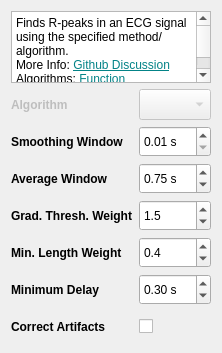
          <widget class="QWidget" name="page_peak_neurokit2">
           <layout class="QFormLayout" name="formLayout_6">
            <property name="rowWrapPolicy">
             <enum>QFormLayout::RowWrapPolicy::WrapLongRows</enum>
            </property>
            <item row="1" column="0">
             <widget class="QLabel" name="algorithmLabel">
              <property name="enabled">
               <bool>false</bool>
              </property>
              <property name="minimumSize">
               <size>
                <width>0</width>
                <height>31</height>
               </size>
              </property>
              <property name="font">
               <font>
                <bold>true</bold>
               </font>
              </property>
              <property name="text">
               <string>Algorithm</string>
              </property>
             </widget>
            </item>
            <item row="1" column="1">
             <widget class="QEnumComboBox" name="peak_neurokit2_algorithm_used">
              <property name="enabled">
               <bool>false</bool>
              </property>
              <property name="minimumSize">
               <size>
                <width>0</width>
                <height>31</height>
               </size>
              </property>
             </widget>
            </item>
            <item row="2" column="0">
             <widget class="QLabel" name="smoothingWindowLabel">
              <property name="minimumSize">
               <size>
                <width>0</width>
                <height>31</height>
               </size>
              </property>
              <property name="font">
               <font>
                <bold>true</bold>
               </font>
              </property>
              <property name="text">
               <string>Smoothing Window</string>
              </property>
             </widget>
            </item>
            <item row="2" column="1">
             <widget class="QDoubleSpinBox" name="peak_neurokit2_smoothwindow">
              <property name="minimumSize">
               <size>
                <width>0</width>
                <height>31</height>
               </size>
              </property>
              <property name="suffix">
               <string> s</string>
              </property>
              <property name="minimum">
               <double>0.010000000000000</double>
              </property>
              <property name="maximum">
               <double>10.000000000000000</double>
              </property>
              <property name="singleStep">
               <double>0.010000000000000</double>
              </property>
             </widget>
            </item>
            <item row="3" column="0">
             <widget class="QLabel" name="label_27">
              <property name="minimumSize">
               <size>
                <width>0</width>
                <height>31</height>
               </size>
              </property>
              <property name="font">
               <font>
                <bold>true</bold>
               </font>
              </property>
              <property name="text">
               <string>Average Window</string>
              </property>
             </widget>
            </item>
            <item row="3" column="1">
             <widget class="QDoubleSpinBox" name="peak_neurokit2_avgwindow">
              <property name="minimumSize">
               <size>
                <width>0</width>
                <height>31</height>
               </size>
              </property>
              <property name="suffix">
               <string> s</string>
              </property>
              <property name="decimals">
               <number>2</number>
              </property>
              <property name="minimum">
               <double>0.010000000000000</double>
              </property>
              <property name="maximum">
               <double>10.000000000000000</double>
              </property>
              <property name="singleStep">
               <double>0.010000000000000</double>
              </property>
              <property name="value">
               <double>0.750000000000000</double>
              </property>
             </widget>
            </item>
            <item row="4" column="0">
             <widget class="QLabel" name="label_28">
              <property name="minimumSize">
               <size>
                <width>0</width>
                <height>31</height>
               </size>
              </property>
              <property name="font">
               <font>
                <bold>true</bold>
               </font>
              </property>
              <property name="text">
               <string>Grad. Thresh. Weight</string>
              </property>
             </widget>
            </item>
            <item row="4" column="1">
             <widget class="QDoubleSpinBox" name="peak_neurokit2_gradthreshweight">
              <property name="minimumSize">
               <size>
                <width>0</width>
                <height>31</height>
               </size>
              </property>
              <property name="decimals">
               <number>1</number>
              </property>
              <property name="minimum">
               <double>0.100000000000000</double>
              </property>
              <property name="maximum">
               <double>10.000000000000000</double>
              </property>
              <property name="singleStep">
               <double>0.100000000000000</double>
              </property>
              <property name="value">
               <double>1.500000000000000</double>
              </property>
             </widget>
            </item>
            <item row="5" column="0">
             <widget class="QLabel" name="label_29">
              <property name="minimumSize">
               <size>
                <width>0</width>
                <height>31</height>
               </size>
              </property>
              <property name="font">
               <font>
                <bold>true</bold>
               </font>
              </property>
              <property name="text">
               <string>Min. Length Weight</string>
              </property>
             </widget>
            </item>
            <item row="5" column="1">
             <widget class="QDoubleSpinBox" name="peak_neurokit2_minlenweight">
              <property name="minimumSize">
               <size>
                <width>0</width>
                <height>31</height>
               </size>
              </property>
              <property name="decimals">
               <number>1</number>
              </property>
              <property name="minimum">
               <double>0.100000000000000</double>
              </property>
              <property name="maximum">
               <double>10.000000000000000</double>
              </property>
              <property name="singleStep">
               <double>0.100000000000000</double>
              </property>
              <property name="value">
               <double>0.400000000000000</double>
              </property>
             </widget>
            </item>
            <item row="6" column="0">
             <widget class="QLabel" name="label_30">
              <property name="minimumSize">
               <size>
                <width>0</width>
                <height>31</height>
               </size>
              </property>
              <property name="font">
               <font>
                <bold>true</bold>
               </font>
              </property>
              <property name="text">
               <string>Minimum Delay</string>
              </property>
             </widget>
            </item>
            <item row="6" column="1">
             <widget class="QDoubleSpinBox" name="peak_neurokit2_mindelay">
              <property name="minimumSize">
               <size>
                <width>0</width>
                <height>31</height>
               </size>
              </property>
              <property name="suffix">
               <string> s</string>
              </property>
              <property name="minimum">
               <double>0.010000000000000</double>
              </property>
              <property name="maximum">
               <double>10.000000000000000</double>
              </property>
              <property name="singleStep">
               <double>0.010000000000000</double>
              </property>
              <property name="value">
               <double>0.300000000000000</double>
              </property>
             </widget>
            </item>
            <item row="7" column="0">
             <widget class="QLabel" name="label_31">
              <property name="minimumSize">
               <size>
                <width>0</width>
                <height>31</height>
               </size>
              </property>
              <property name="font">
               <font>
                <bold>true</bold>
               </font>
              </property>
              <property name="text">
               <string>Correct Artifacts</string>
              </property>
             </widget>
            </item>
            <item row="7" column="1">
             <widget class="QCheckBox" name="peak_neurokit2_correct_artifacts">
              <property name="minimumSize">
               <size>
                <width>0</width>
                <height>31</height>
               </size>
              </property>
             </widget>
            </item>
            <item row="0" column="0" colspan="2">
             <widget class="QTextBrowser" name="peak_neurokit2_info">
              <property name="sizePolicy">
               <sizepolicy hsizetype="Expanding" vsizetype="Preferred">
                <horstretch>0</horstretch>
                <verstretch>0</verstretch>
               </sizepolicy>
              </property>
              <property name="sizeAdjustPolicy">
               <enum>QAbstractScrollArea::SizeAdjustPolicy::AdjustToContents</enum>
              </property>
              <property name="html">
               <string>&lt;!DOCTYPE HTML PUBLIC &quot;-//W3C//DTD HTML 4.0//EN&quot; &quot;http://www.w3.org/TR/REC-html40/strict.dtd&quot;&gt;
&lt;html&gt;&lt;head&gt;&lt;meta name=&quot;qrichtext&quot; content=&quot;1&quot; /&gt;&lt;meta charset=&quot;utf-8&quot; /&gt;&lt;style type=&quot;text/css&quot;&gt;
p, li { white-space: pre-wrap; }
hr { height: 1px; border-width: 0; }
li.unchecked::marker { content: &quot;\2610&quot;; }
li.checked::marker { content: &quot;\2612&quot;; }
&lt;/style&gt;&lt;/head&gt;&lt;body style=&quot; font-family:'Segoe UI'; font-size:9pt; font-weight:400; font-style:normal;&quot;&gt;
&lt;p style=&quot; margin-top:0px; margin-bottom:0px; margin-left:0px; margin-right:0px; -qt-block-indent:0; text-indent:0px;&quot;&gt;Finds R-peaks in an ECG signal using the specified method/algorithm.&lt;/p&gt;
&lt;p style=&quot; margin-top:0px; margin-bottom:0px; margin-left:0px; margin-right:0px; -qt-block-indent:0; text-indent:0px;&quot;&gt;More Info: &lt;a href=&quot;https://github.com/neuropsychology/NeuroKit/issues/476&quot;&gt;&lt;span style=&quot; text-decoration: underline; color:#038387;&quot;&gt;Github Discussion&lt;/span&gt;&lt;/a&gt;&lt;/p&gt;
&lt;p style=&quot; margin-top:0px; margin-bottom:0px; margin-left:0px; margin-right:0px; -qt-block-indent:0; text-indent:0px;&quot;&gt;Algorithms: &lt;a href=&quot;https://neuropsychology.github.io/NeuroKit/functions/ecg.html#ecg-peaks&quot;&gt;&lt;span style=&quot; text-decoration: underline; color:#038387;&quot;&gt;Function documentation&lt;/span&gt;&lt;/a&gt;&lt;/p&gt;&lt;/body&gt;&lt;/html&gt;</string>
              </property>
             </widget>
            </item>
           </layout>
          </widget>
